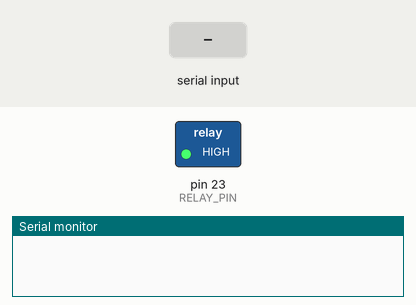
Recording of a sketch running on a simulated Arduino Mega 2560, built with avr-gcc and run on an emulated ATmega2560. Shown: switched loads named in the sketch (green lamp = pin HIGH), the last lines printed to the serial monitor. The test bench sets the inputs (shaded band).

Above: at 1.2 s.
1.3 s: "1" received over Serial
At 2.5 s:
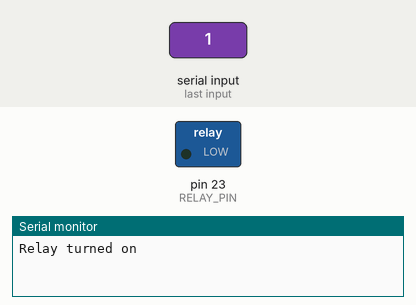
2.8 s: "0" received over Serial
At 3.7 s:
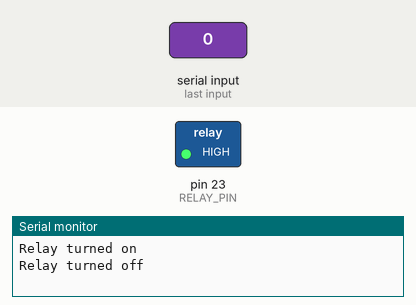
Timing chart, 0 to 5.8 s (numbered marks = the images above; inputs shaded):
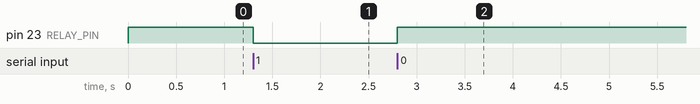

Measured:
- after the input at 1.3 s, pin 23 (RELAY_PIN): HIGH → LOW at once
- after the input at 2.8 s, pin 23 (RELAY_PIN): LOW → HIGH at once

The sketch:

control_relay_via_uart.ino
```cpp
#define RELAY_PIN 23

void setup() {
  // Initialize UART communication
  Serial.begin(9600);

  // Set relay pin as output
  pinMode(RELAY_PIN, OUTPUT);

  // By default, turn off the relay
  digitalWrite(RELAY_PIN, HIGH);
}

void loop() {
  // Check if data is available to read
  if (Serial.available() > 0) {
    // Read the incoming byte
    char command = Serial.read();

    // Process the command
    switch (command) {
      case '0':
        // Turn off the relay
        digitalWrite(RELAY_PIN, HIGH);
        Serial.println("Relay turned off");
        break;
      case '1':
        // Turn on the relay
        digitalWrite(RELAY_PIN, LOW);
        Serial.println("Relay turned on");
        break;
      default:
        // Invalid command
        Serial.println("Invalid command");
        break;
    }
  }
}
```
